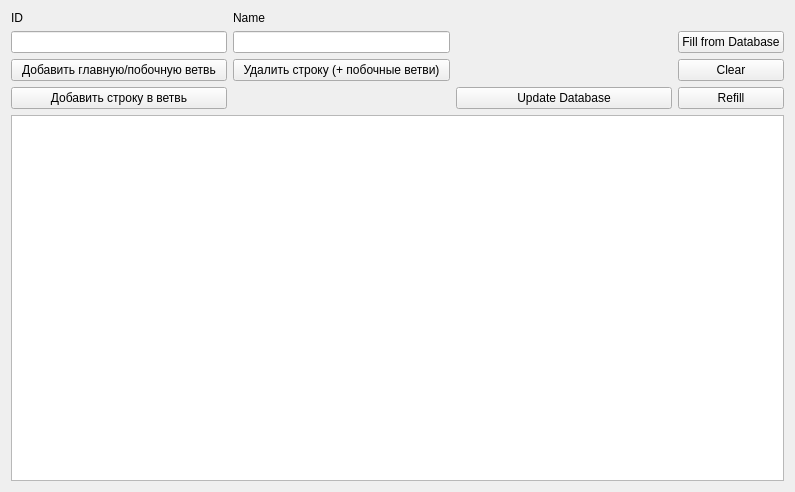
<?xml version="1.0" encoding="UTF-8"?>
<ui version="4.0">
 <class>Widget</class>
 <widget class="QWidget" name="Widget">
  <property name="geometry">
   <rect>
    <x>0</x>
    <y>0</y>
    <width>795</width>
    <height>492</height>
   </rect>
  </property>
  <property name="windowTitle">
   <string>Widget</string>
  </property>
  <layout class="QGridLayout" name="gridLayout_3">
   <item row="2" column="1">
    <widget class="QTreeView" name="treeView"/>
   </item>
   <item row="0" column="1">
    <layout class="QGridLayout" name="gridLayout">
     <item row="2" column="1">
      <widget class="QLineEdit" name="NameLine"/>
     </item>
     <item row="5" column="0">
      <widget class="QPushButton" name="insertRowAction">
       <property name="text">
        <string>Добавить строку в ветвь</string>
       </property>
      </widget>
     </item>
     <item row="0" column="0">
      <widget class="QLabel" name="label">
       <property name="text">
        <string>ID</string>
       </property>
      </widget>
     </item>
     <item row="5" column="1">
      <layout class="QHBoxLayout" name="horizontalLayout"/>
     </item>
     <item row="0" column="1">
      <widget class="QLabel" name="label_2">
       <property name="text">
        <string>Name</string>
       </property>
      </widget>
     </item>
     <item row="2" column="0">
      <widget class="QLineEdit" name="IDLine"/>
     </item>
     <item row="3" column="0">
      <widget class="QPushButton" name="insertChildAction">
       <property name="text">
        <string>Добавить главную/побочную ветвь</string>
       </property>
      </widget>
     </item>
     <item row="3" column="2">
      <spacer name="horizontalSpacer_3">
       <property name="orientation">
        <enum>Qt::Horizontal</enum>
       </property>
       <property name="sizeHint" stdset="0">
        <size>
         <width>40</width>
         <height>20</height>
        </size>
       </property>
      </spacer>
     </item>
     <item row="3" column="3">
      <widget class="QPushButton" name="Remove_button">
       <property name="text">
        <string>Clear</string>
       </property>
      </widget>
     </item>
     <item row="5" column="3">
      <widget class="QPushButton" name="Refill">
       <property name="text">
        <string>Refill</string>
       </property>
      </widget>
     </item>
     <item row="2" column="3">
      <widget class="QPushButton" name="Fill">
       <property name="text">
        <string>Fill from Database</string>
       </property>
      </widget>
     </item>
     <item row="5" column="2">
      <widget class="QPushButton" name="UpdateDB">
       <property name="text">
        <string>Update Database</string>
       </property>
      </widget>
     </item>
     <item row="3" column="1">
      <widget class="QPushButton" name="removeRowAction">
       <property name="text">
        <string>Удалить строку (+ побочные ветви)</string>
       </property>
      </widget>
     </item>
    </layout>
   </item>
   <item row="1" column="2">
    <layout class="QGridLayout" name="gridLayout_2"/>
   </item>
  </layout>
 </widget>
 <layoutdefault spacing="6" margin="11"/>
 <resources/>
 <connections/>
</ui>
